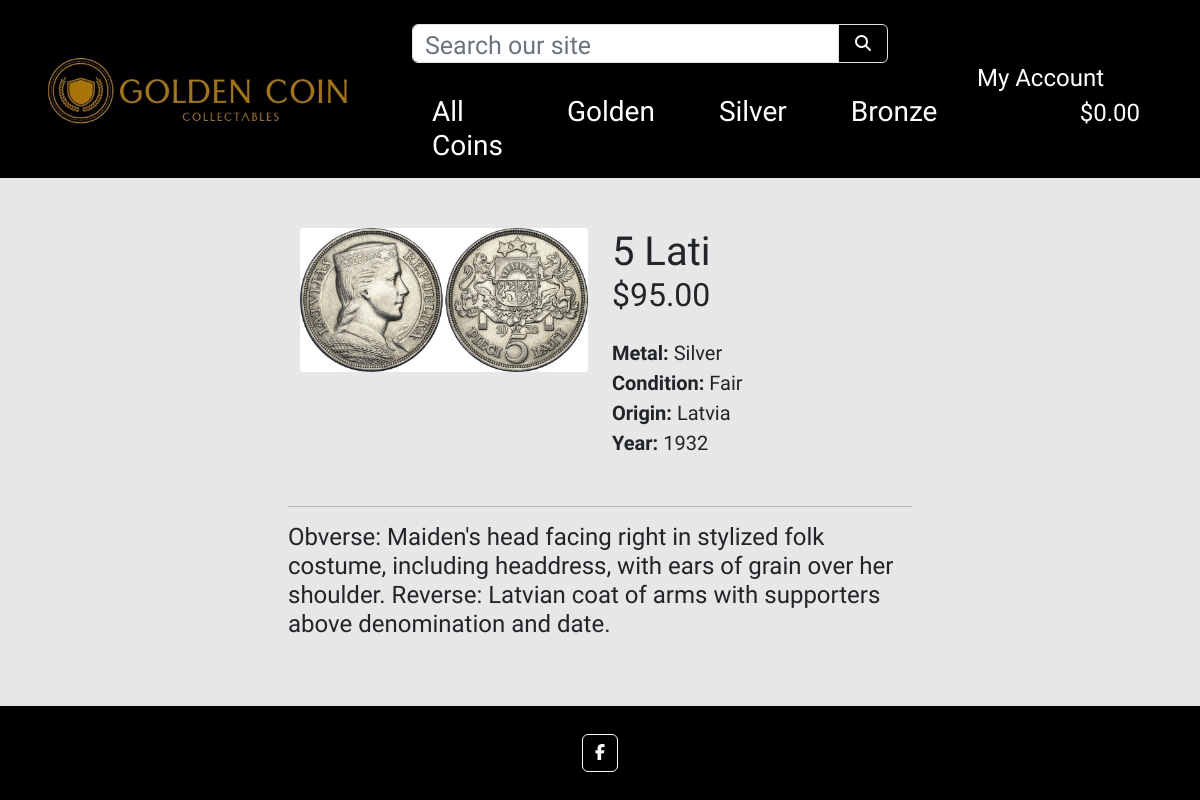
Page /coins/23/ on the earlier database version.
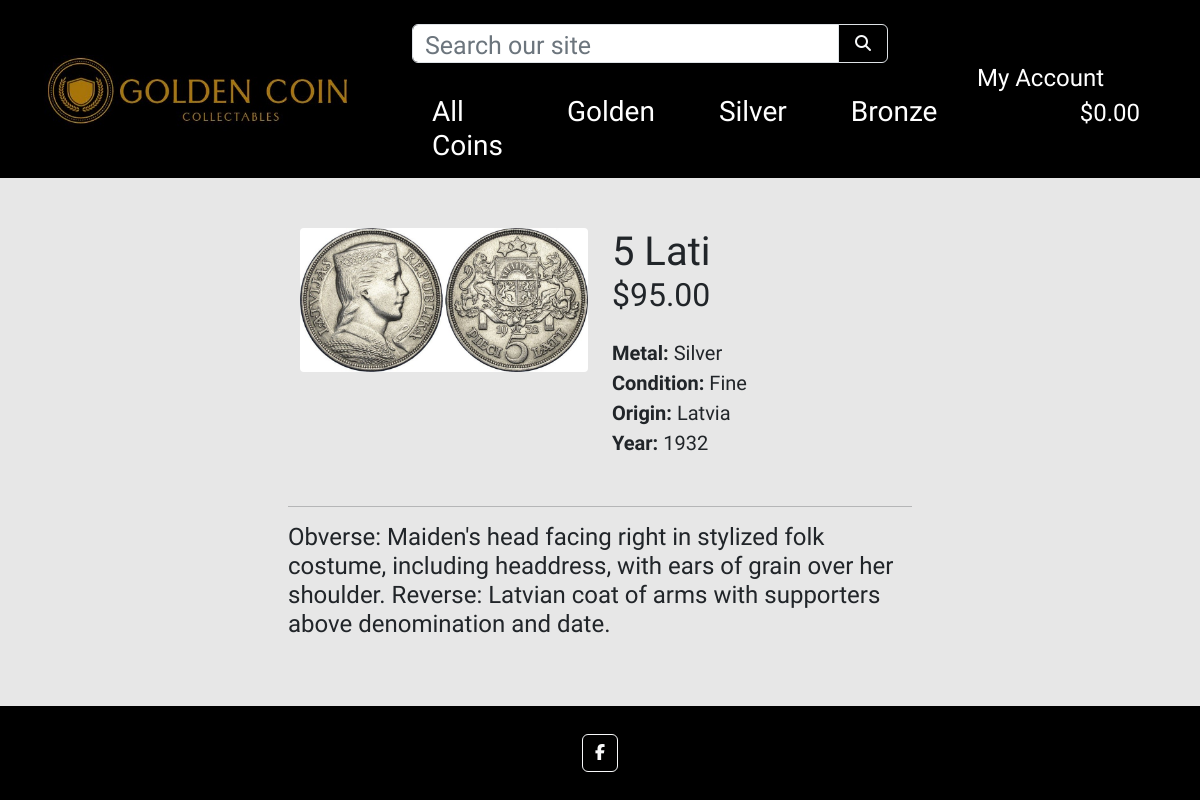
Same page on the later database version.
### coins/models.py (models this page shows, shortened)
class Coins(models.Model):
    metal = models.ForeignKey('Metal', null=True, blank=True, on_delete=models.SET_NULL)
    sku = models.CharField(max_length=254, null=True, blank=True)
    name = models.CharField(max_length=254)
    description = models.TextField()
    price = models.DecimalField(max_digits=6, decimal_places=2)
    origin = models.CharField(max_length=254)
    year = models.CharField(max_length=20)
    condition = models.CharField(max_length=20, choices=CONDITION_CHOICES, default=None)
    era = models.CharField(max_length=20, choices=ERA_CHOICES, default=None)
    image_url = models.URLField(max_length=1024, null=True, blank=True)
    image = models.ImageField(null=True, blank=True)
    class Meta:
        verbose_name_plural = 'Coins'

class Metal(models.Model):
    name = models.CharField(max_length=254)
    friendly_name = models.CharField(max_length=254, null=True, blank=True)
    def __str__(self):
        return self.name
    class Meta:
        verbose_name_plural = 'Metals'

### coins/views.py (the view)
# urls.py: path('<int:coins_id>/', views.coins_detail, name='coins_detail'),
def coins_detail(request, coins_id):
    coins = get_object_or_404(Coins, pk=coins_id)
    context = {
        'coins': coins,
    }
    return render(request, 'coins/coins_detail.html', context)

### coins/templates/coins/coins_detail.html
{% extends "base.html" %}
{% load static %}
{% block content %}
    <div class="overlay"></div>
    <div class="container-fluid offset">
        <div class="row">
            <div class="col-12 col-md-6 col-lg-4 offset-lg-2">
                <div class="image-container my-5">
                    {% if coins.image %}
                        <a href="{{ coins.image.url }}" target="_blank">
                            <img class="card-img-top rounded-1 img-fluid" src="{{ coins.image.url }}" alt="{{ coins.name }}">
                        </a>
                        {% else %}
                        <a href="">
                            <img class="card-img-top img-fluid" src="{{ MEDIA_URL }}noimage.png" alt="{{ coins.name }}">
                        </a>
                    {% endif %}
                </div>
            </div>
            <div class="col-12 col-md-6 col-lg-4">
                <div class="product-details-container mb-5 mt-md-5">
                    <p class="mb-0 h1">{{ coins.name }}</p>
                    <p class="h2 mb-0 text-left font-weight-bold mb-4">${{ coins.price }}</p>
                    <p class="lead mb-0 text-capitalize"><span class="fw-bold">Metal:</span> {{ coins.metal }}</p>
                    <p class="lead mb-0 text-capitalize"><span class="fw-bold">Condition:</span> {{ coins.condition }}</p>
                    <p class="lead mb-0"><span class="fw-bold">Origin:</span> {{ coins.origin }}</p>
                    <p class="lead mb-0"><span class="fw-bold">Year:</span> {{ coins.year }}</p>
                </div>
            </div>
        </div>
    </div>
    <div class="col-12 col-md-8 mx-auto">
        <hr class="w-100 m-auto mb-3">
        <p class="mt-3 h4">{{ coins.description }}</p>
    </div>
{% endblock %}

Differences in the rows shown:
changed Coins "5 Lati": condition "Fair" → "Fine"
